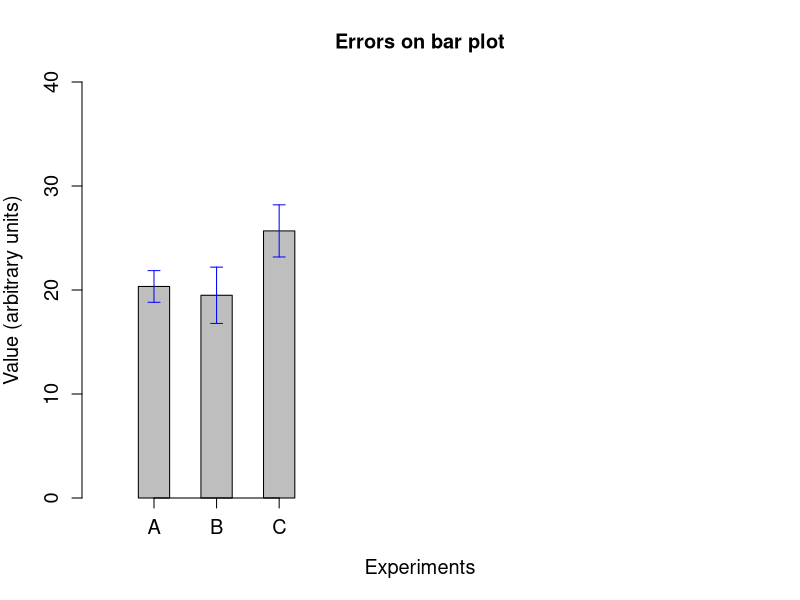
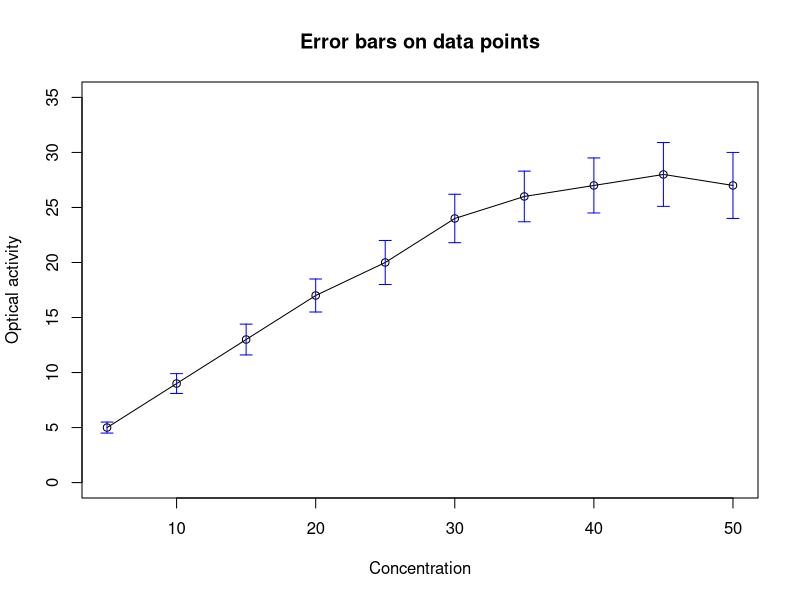

Generate these figures, in order, with R:
## Compute confidence intervals and use them as error

A = c(23.3, 20.0, 20.2, 15.3, 17.7, 23.1, 19.9, 20.2, 23.9, 19.8)

B = c(10.1, 14.9, 17.3, 18.2, 27.2, 26.4, 15.4, 22.0, 24.2, 18.0, 23.9, 16.3)

C = c(24.9, 15.6, 25.7, 25.0, 33.7, 23.9, 20.2, 30.7, 24.3, 25.8, 30.8, 27.6)

## compute sample sizes
nA = length(A)
nB = length(B)
nC = length(C)

## Compute one side length of confidence interval
CI95_A  = qt(0.95, nA-1) * sd(A)/sqrt(nA)
CI95_B  = qt(0.95, nB-1) * sd(B)/sqrt(nB)
CI95_C  = qt(0.95, nC-1) * sd(C)/sqrt(nC)

## error bars on bar plots

## mean values
means = c(mean(A), mean(B), mean(C))

## standard errors
err = c(CI95_A, CI95_B, CI95_C)

## plot the bars
means_barx = barplot(means, names.arg=c('A','B','C'),ylim=c(0,40), axis.lty=1, xlab="Experiments",
                    ylab="Value (arbitrary units)", width=0.5, xlim=c(0,10), space=1.0, 
                    col="grey",font.lab=1, main="Errors on bar plot",
                    cex.lab=1.2, cex.axis=1.2, cex.names=1.2, cex.main=1.2 )

## Plot the up and down arrows as error bars on the bars
arrows(means_barx, means+err, means_barx, means-err, angle=90, code=3, length=0.06, col="blue")


X11()

### error bars on (x,y) points

## X and Y values of data points
x = c(5, 10, 15, 20, 25, 30, 35, 40, 45, 50)
y = c(5, 9, 13, 17, 20, 24, 26, 27, 28, 27)

## errors on Y values of individual data points. Generally, standard error on mean.
errors = c(0.5, 0.9, 1.4, 1.5, 2.0, 2.2, 2.3, 2.5, 2.9, 3.0)

## Plot the points first.
plot(x,y, ylim=c(0,35), type="o", xlab="Concentration", ylab="Optical activity", main="Error bars on data points")

## draw arrows up and down of data points to show the error bars.
arrows(x, y+errors, x, y-errors, angle=90, code=3, length=0.06, col="blue")


